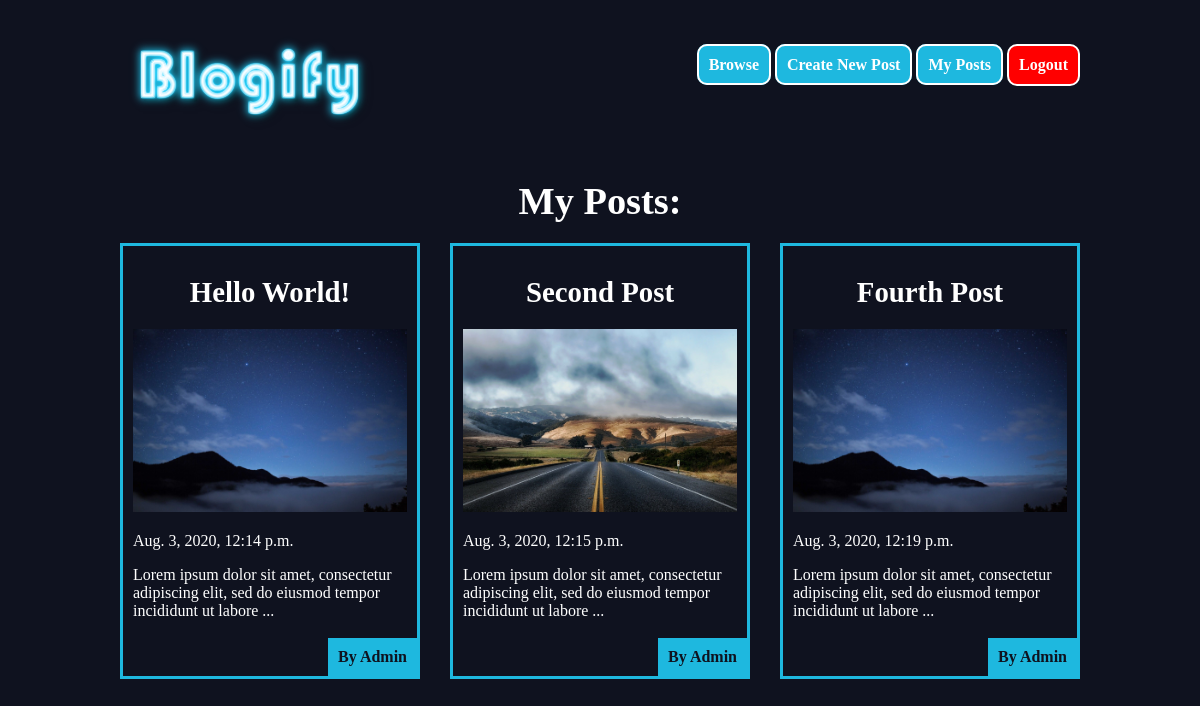
/posts/own/ (signed in), run on the app's committed database.
### posts/models.py (models this page shows, shortened)
class Post(models.Model):
    title = models.CharField(max_length=100)
    slug = models.SlugField()
    body = models.TextField()
    date = models.DateTimeField(auto_now_add=True) # auto set time when post is created
    image = models.ImageField(default="default.jpeg", blank=True)
    author = models.ForeignKey(User, on_delete=models.CASCADE, default=None)
    def post_snippet(self):
        return self.body[:100] + "..." # show a snippet of the post

### posts/views.py (the view)
# urls.py: path('own/', views.post_own, name="own"),
@login_required(login_url="/accounts/login")
def post_own(request):
    posts = Post.objects.filter(author=request.user) # filter posts by current logged in user
    return render(request, "posts/post_own.html", {"posts": posts})

### posts/templates/posts/post_own.html
{% extends 'base.html' %}
{% block content %}
<h2>My Posts: </h2>
 <div class="posts">
  {% for post in posts %}
  <a href="{% url 'posts:detail' slug=post.slug %}">
  <div class="post">
    <h2>{{ post.title }}</h2>
    <img src="{{post.image.url }}"/>
    <p class="date"> {{ post.date }} </p>
    <p class="author"><b> By {{ post.author.username }}</b></p>
    <p> {{ post.post_snippet }} </p>
  </div>
  </a>
  {% endfor  %}
 </div>
 {% endblock %}

### assets/styles.css (style rules this page uses)
body { background-color: #0f121f; color: #fff; }
body * { font-family: Ubuntu; }
h2 { text-align: center; margin: 20px auto; font-size: 2.4em; font-weight: bold; }
a, a:hover, a:visited { color: #fff; text-decoration: none; }
.posts { display: grid; grid-template-columns: 1fr 1fr 1fr; grid-gap: 30px; }
.post { padding: 10px; border: solid #1eb8df; position: relative; padding-bottom: 40px; }
.posts .post img { max-width: 100%; }
.post h2 { font-size: 1.8em; font-weight: bold; }
.post .author { padding: 10px; background:#1eb8df; position: absolute; right: 0; bottom: 0; margin: 0; color: #0f121f; }

### data on the page
Post: title "Hello World!", image (placeholder picture), date "Aug. 3, 2020, 12:14 p.m.", author.username "Admin", post_snippet "Lorem ipsum dolor sit amet, consectetur adipiscing elit, sed do eiusmod tempor incididunt ut labore ..."
Post: title "Second Post", image (picture), date "Aug. 3, 2020, 12:15 p.m.", author.username "Admin", post_snippet "Lorem ipsum dolor sit amet, consectetur adipiscing elit, sed do eiusmod tempor incididunt ut labore ..."
Post: title "Fourth Post", image (placeholder picture), date "Aug. 3, 2020, 12:19 p.m.", author.username "Admin", post_snippet "Lorem ipsum dolor sit amet, consectetur adipiscing elit, sed do eiusmod tempor incididunt ut labore ..."
